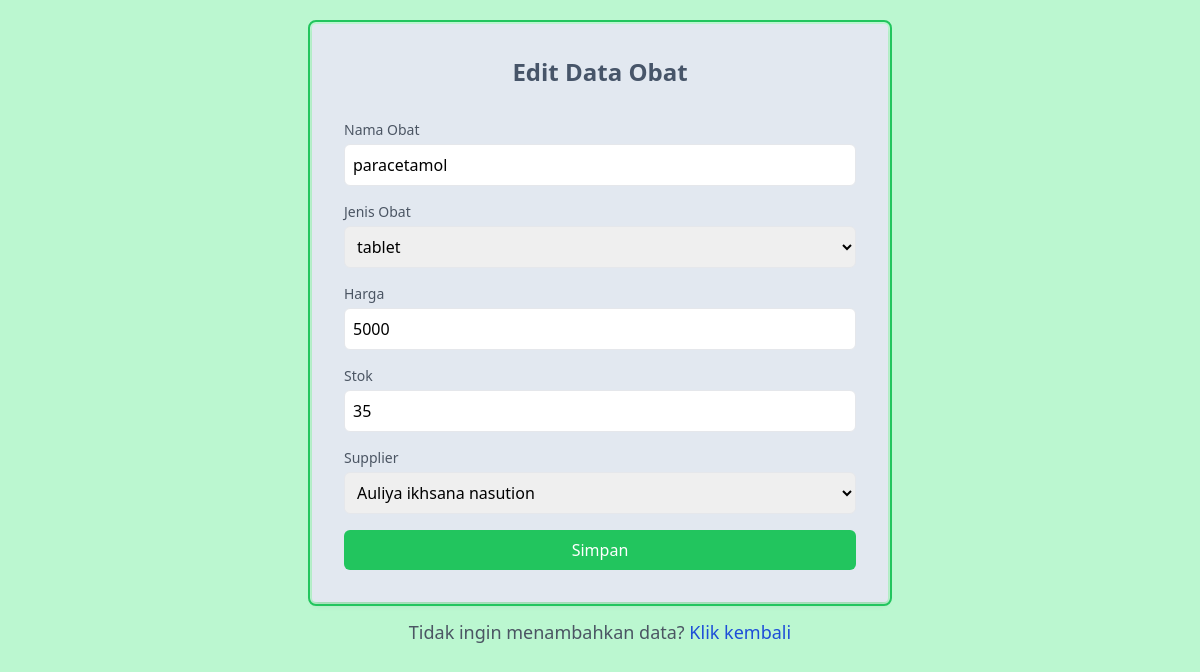
/build/pages/function/editobat.php?id=1 (signed in), run on the app's committed database.
### tables this page shows
CREATE TABLE `obat` (
  `id_obat` int(11) NOT NULL,
  `nama_obat` varchar(255) DEFAULT NULL,
  `jenis` varchar(255) DEFAULT NULL,
  `harga` int(11) DEFAULT NULL,
  `stok` int(11) DEFAULT NULL,
  `id_supplier` char(10) DEFAULT NULL
);

CREATE TABLE `supplier` (
  `id_supplier` char(10) NOT NULL DEFAULT '',
  `nama_supplier` varchar(100) DEFAULT NULL,
  `alamat` varchar(100) DEFAULT NULL,
  `no_telepon` varchar(50) DEFAULT NULL
);

### build/pages/function/editobat.php (the view, shortened to what this page needs)
<!DOCTYPE html>
<html lang="en">
<head>
    <script src="https://cdn.tailwindcss.com"></script>
</head>
<body class="bg-green-200 p-6">
    <?php
    include 'koneksi.php';
    $id = $_GET['id'];
    $data = mysqli_query($conn, "SELECT * FROM obat, supplier WHERE obat.id_obat = '$id' AND obat.id_supplier = supplier.id_supplier");
    while ($row = mysqli_fetch_array($data)) {
    ?>
        <div class="max-w-xl mx-auto  rounded p-8 shadow-md outline outline-2  outline-offset-2 outline-green-500 bg-slate-200">
            <h2 class="text-2xl font-bold mb-8 text-slate-600 text-center ">Edit Data Obat</h2>
            <form action="proseseditobat.php" method="post" class="space-y-4 ">
                <div>
                    <label for="nama" class="block text-sm font-medium text-gray-600">Nama Obat</label>
                    <input type="text" id="nama_obat" name="nama" value="<?php echo $row['nama_obat']; ?>" class="mt-1 p-2 w-full border rounded-md">
                </div>
                <div>
                    <label for="jenis" class="block text-sm font-medium text-gray-600">Jenis Obat</label>
                    <select name="jenis" id="jenis" class="form-control form-control-lg mt-1 p-2 w-full border rounded-md" required>
                        <option selected value="<?php echo $row['jenis'] ?>"> <?php echo $row['jenis'] ?></option>
                    </select>
                </div>
                <div>
                    <label for="harga" class="block text-sm font-medium text-gray-600">Harga</label>
                    <input type="text" id="harga" name="harga" value="<?php echo $row['harga']; ?>" class="mt-1 p-2 w-full border rounded-md">
                </div>
                <div>
                    <label for="stok" class="block text-sm font-medium text-gray-600">Stok</label>
                    <input type="text" id="Stok" name="stok" value="<?php echo $row['stok']; ?>" class="mt-1 p-2 w-full border rounded-md">
                </div>
                <div>
                    <label for="supplier" class="block text-sm font-medium text-gray-600">Supplier</label>
                    <select name="supplier" id="supplier" class="form-control form-control-lg mt-1 p-2 w-full border rounded-md" required>
                        <option selected value="<?php echo $row['id_supplier'] ?>"><?php echo $row['nama_supplier'] ?></option>
                    </select>
                </div>
                <div>
                    <button type="submit" class="w-full bg-green-500 text-white p-2 rounded-md hover:bg-green-700">Simpan</button>
                </div>
            </form>
        </div>
        <p class="mt-4 text-lg text-gray-600 text-center">Tidak ingin menambahkan data? <a href="../datakaryawan.php" class="text-blue-700 no-underline hover:underline">Klik kembali</a></p>
</body>
<?php
    }
?>
</html>

### data on the page
obat: nama "paracetamol", jenis "tablet", harga "5000", stok "35", supplier "Auliya ikhsana nasution"
